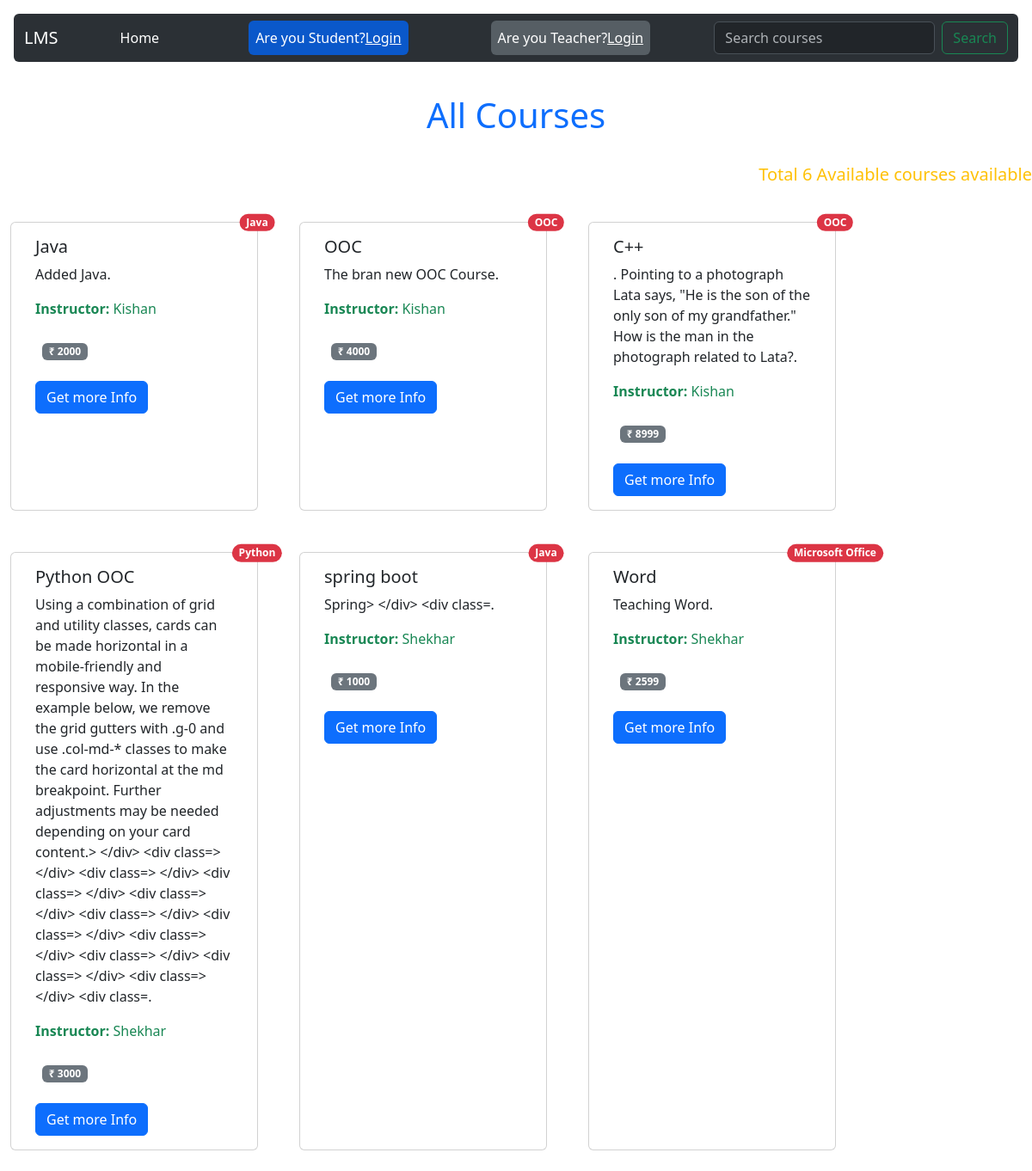
/, run on an earlier commit of the app's database.
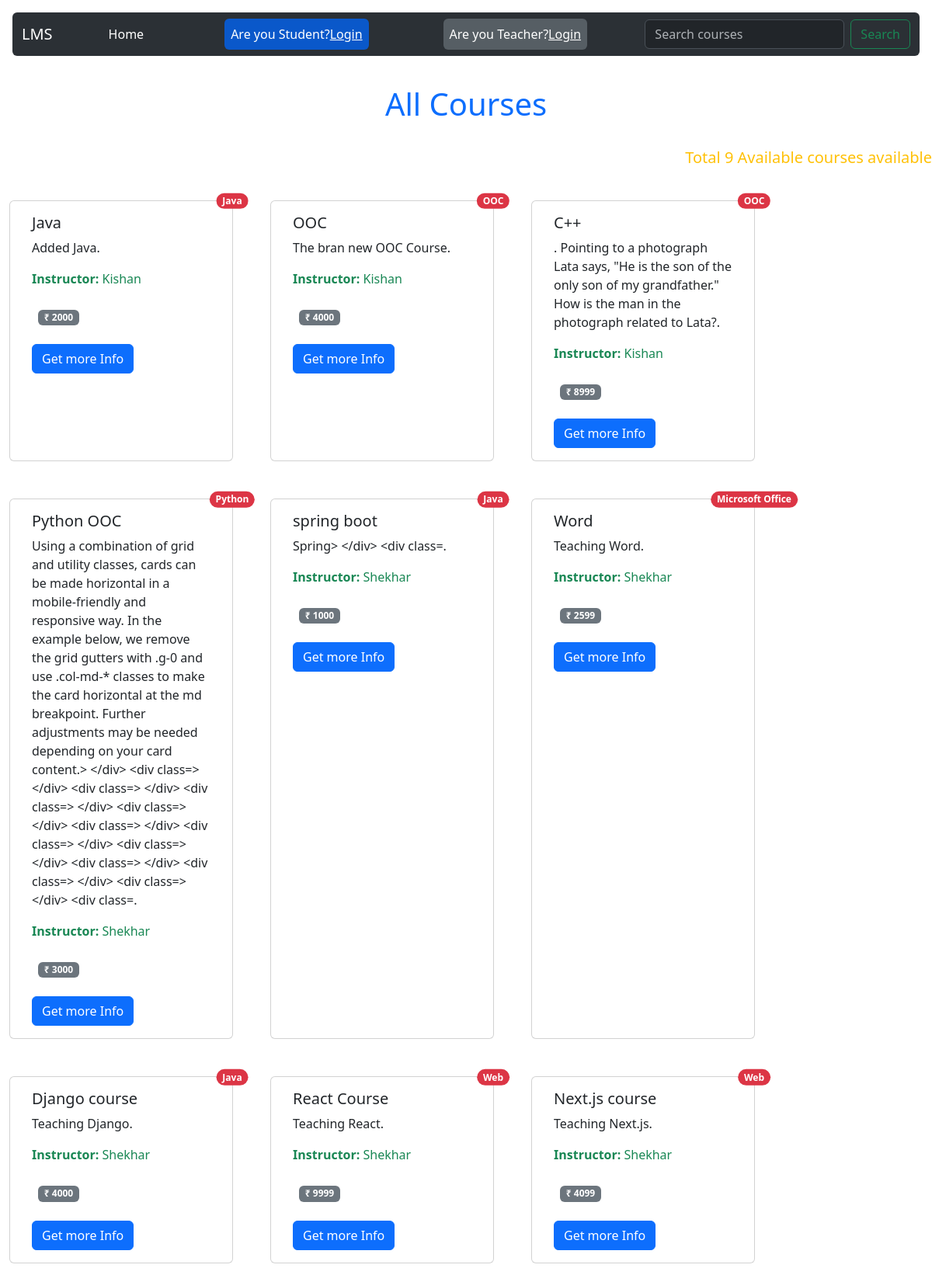
And on a later commit of the database.
### base/models.py (models this page shows, shortened)
class Course(models.Model):
    courseName = models.CharField(max_length=200)
    teacher_id=models.ForeignKey(Teacher,on_delete=models.CASCADE)
    description=models.TextField()
    content=models.TextField()
    price=models.CharField(max_length=10)
    category=models.CharField(max_length=200)

class Teacher(models.Model):
    name = models.CharField(max_length=100)
    email = models.EmailField()
    password=models.CharField(max_length=50)
    phone = models.CharField(max_length=20, blank=True)
    address = models.TextField(blank=True)
    age=models.CharField(max_length=10)
    gender=models.CharField(max_length=20)
    def __str__(self):
        return self.name

### base/views.py (the view)
# urls.py: path('',views.home,name="home"),
def home(request):
    if request.GET.get('q') != None:
        q = request.GET.get('q')
        course = Course.objects.filter(courseName__icontains=q)
    else:
        course = Course.objects.all()
        q = "All"
    context = {'course': course, 'q': q}
    return render(request, 'base/home.html', context)

### base/templates/base/home.html (shortened to what this page needs)
{% extends 'main.html' %}
{% block content %}
<p class="text-center text-primary fs-1 my-4" style="padding-top: 5rem;">{{q}} Courses</p>
<p class="text-end text-warning fs-5" >Total {{course.count}} Available courses available</p>
    <div class="row">
        {% for c in course %}
        <div class="card m-4" style="width: 18rem;">
            <span class="position-absolute top-0 start-100 translate-middle badge rounded-pill bg-danger">
                {{c.category}}
              </span>
            <div class="card-body">
                <h5 class="card-title">{{c.courseName}}</h5>
                <p class="card-text">{{c.description}}.</p>
                <span class="ml-5 text-success"><b>Instructor:</b> {{c.teacher_id}}</span>
                <div class="my-3 p-2">
                    <span class="badge text-bg-secondary">&#8377; {{c.price}}</span>
                </div>
                <a class="btn btn-primary" href="{% url 'course' c.id %}">Get more Info</a>
            </div>
        </div>
        {% endfor %}
    </div>
{% endblock content %}

### templates/main.html (shortened to what this page needs)
<!DOCTYPE html>
<html lang="en">
<head>
    <link href="https://cdn.jsdelivr.net/npm/bootstrap@5.3.2/dist/css/bootstrap.min.css" rel="stylesheet"
>
</head>
</head>
<body>
    {% include 'navbar.html' %}
    {% block content %}
    {% endblock %}
</body>
</html>

### templates/navbar.html (shortened to what this page needs)
<nav class="navbar navbar-expand-lg bg-body-tertiary m-3 rounded fixed-top" data-bs-theme="dark">
    <div class="container-fluid">
        <a class="navbar-brand" href="#">LMS</a>
        <div class="collapse navbar-collapse" id="navbarSupportedContent">
            <ul class="navbar-nav me-auto mb-2 mb-lg-0">
                <li class="nav-item mx-5">
                    <a class="nav-link active" aria-current="page" href="/">Home</a>
                </li>
                <li class="nav-item mx-5">
                    <a class="nav-link active btn btn-primary " aria-current="page" href="{% url 'login' %}">Are you Student?<u>Login</u></a>
                </li>
                <li class="nav-item mx-5">
                    <a class="nav-link active btn btn-secondary" aria-current="page" href="{% url 'teacherloginpage' %}">Are you Teacher?<u>Login</u></a>
                </li>
            </ul>
            <form class="d-flex" role="search" method="get" action="">
                <input class="form-control me-2" type="search" placeholder="Search courses" aria-label="Search" name="q">
                <button class="btn btn-outline-success" type="submit">Search</button>
            </form>
        </div>
    </div>
</nav>

What changed in the data, as far as the page shows it:
added Course: category "Java", courseName "Django course", description "Teaching Django", teacher_id "Shekhar", price "4000"
added Course: category "Web", courseName "React Course", description "Teaching React", teacher_id "Shekhar", price "9999"
added Course: category "Web", courseName "Next.js course", description "Teaching Next.js", teacher_id "Shekhar", price "4099"
Also different on the page:
{{ course.count }}: "6" → "9"
